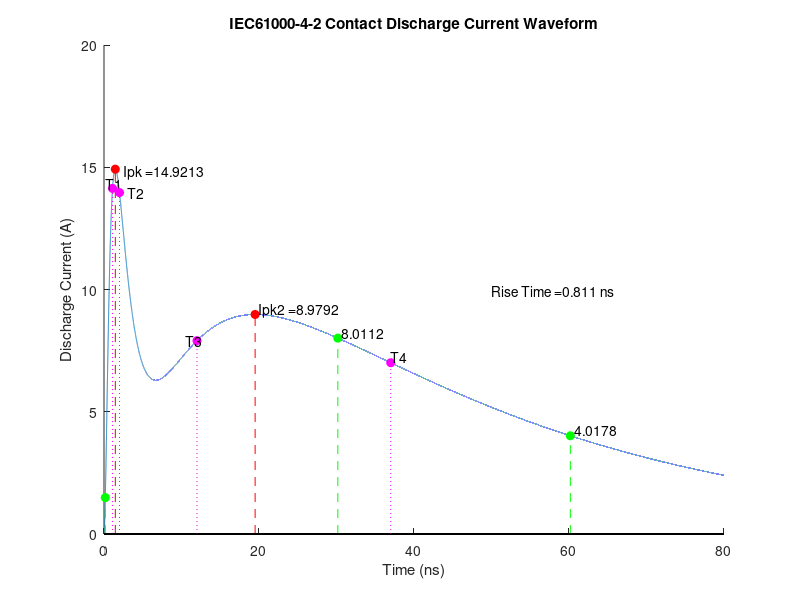
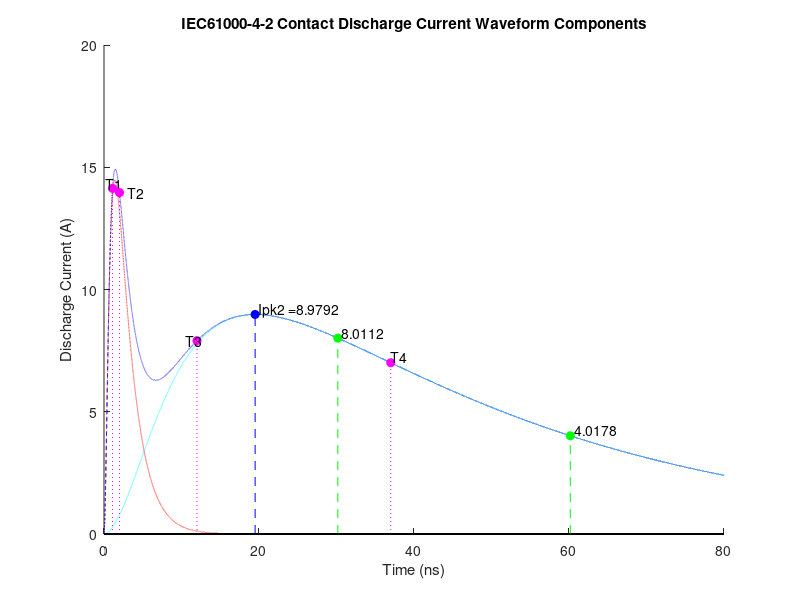

Reproduce these figures in MATLAB, in order.
%% IEC 61000-4-2 Curent Discharge Waveform for 4kV
% Code written by Sebastian Courtney
% Last updated: July 1, 2014

%% Clear out figures/variables and close open windows
clear all;
close all;
clc;

%% Enable Plots (1 = enable, 0 = disable)
firstPlot = 1;
secondPlot = 1;

%% Set time range and time step. (Modify later for user input?)
step = 0.001; % time step
tFin = 80; % end of time range
t = [0:step:tFin]; % 0<ns> to tFin<ns> in 0.001<ns> steps

%% Set equation inputs (Modify later for user input?)
n = 1.8;
I1 = 16.6; % [Amps] at 4kV
I2 = 9.3; % [Amps] at 4kV
T1 = 1.1; % Tau 1 [ns]
T2 = 2; % Tau 2 [ns]
T3 = 12; % Tau 3 [ns]
T4 = 37; % Tau 4 [ns]

%% Calculate constants k1 and k2
k1 = exp(-1*(T1/T2)*(n*(T2/T1))^(1/n)); % k1 constant
k2 = exp(-1*(T3/T4)*(n*(T4/T3))^(1/n)); % k2 constant

%% Generate waveform utilizing equation on Page 13 of IEC 61000-4-2
I = (I1.*((t./T1).^n).*exp(-t./T2))./(k1*(1+(t./T1).^n)) + (I2.*((t./T3).^n).*exp(-t./T4))./(k2*(1+(t./T3).^n));

%% Generate waveform components
Ia = I1.*((t./T1).^n).*exp(-t./T2)./(k1*(1+(t./T1).^n));
Ib = I2.*((t./T3).^n).*exp(-t./T4)./(k2*(1+(t./T3).^n));

%% Find and define first peak and its index.
[Ipk,pkIndex] = max(I);

%% Find and define indices for the points equivalent to 10% and 90% of Ipk
for k=1:pkIndex
    if I(k)<=(0.1*Ipk) && I(k+1)>(0.1*Ipk)
        tenpcnt = k; % Used for shifting the 30ns and 60ns measurements to correct "zero-reference"
    elseif I(k)<=(0.9*Ipk) && I(k+1)>(0.9*Ipk)
        ninetypcnt = k;
    end
end

tRise = t(ninetypcnt) - t(tenpcnt); % Calculate Rise Time using the previously defined points

%% Generate 2nd time range that starts at t(tenpcnt), for accurate "t=0" for 30ns and 60ns plots
t2 = [t(tenpcnt):step:(tFin+((tenpcnt-1)*step))];

difT = length(t) - length(t2);

%% Find and define index for second peak
for j=(pkIndex+1):(length(I)-1)
        if I(j)>I(j-1) && I(j)>I(j+1)
            pkIndex2 = j;
            break;
        end
end

%% Plotting Code

if firstPlot==1
% Set up figure for full screen, and to append new plots/stems
figure(1);
%set(1,'units','normalized','outerposition',[0 0 1 1]);
hold on

plot(t,I); % Plot main waveform onto figure

% Plot and label the first peak [Red]
stem(t(pkIndex),Ipk,'fill','--or');
text(t(pkIndex+(1/step)),Ipk-0.1,strcat('Ipk = ',num2str(Ipk)));

% Plot and label the second peak [Red]
stem(t(pkIndex2),I(pkIndex2),'fill','--or');
text(t(pkIndex2+(0.5/step)),I(pkIndex2)+0.2,strcat('Ipk2 = ',num2str(I(pkIndex2))));

% Plot and label the 30ns and 60ns points. [Green]
stem(t((30/step)+tenpcnt),I((30/step)+tenpcnt),'fill','--og');
text(t((30.5/step)+tenpcnt),I(30/step)+0.2,num2str(I((30/step)+tenpcnt)));
stem(t((60/step)+tenpcnt),I((60/step)+tenpcnt),'fill','--og');
text(t((60.5/step)+tenpcnt),I(60/step)+0.2,num2str(I((60/step)+tenpcnt)));

% Print Rise Time to the figure and plot point at 10% of Ipk [Green]
text(t(50/step),(Ipk*(2/3)),strcat('Rise Time =  ',num2str(tRise),' ns'));
stem(t(tenpcnt),I(tenpcnt),'fill','--og');

% Plot and label the points at t=Tau1:Tau4 (T1:T4) [Cyan]
stem(T1,I(T1/step),'fill',':om');
text(T1-0.85,I(T1/step)+0.2,'T1');
stem(T2,I(T2/step),'fill',':om');
text(T2+1,I(T2/step),'T2');
stem(T3,I(T3/step),'fill',':om');
text(T3-1.5,I(T3/step),'T3');
stem(T4,I(T4/step),'fill',':om');
text(T4,I(T4/step)+0.25,'T4');

% Set more figure properties
title('IEC61000-4-2 Contact Discharge Current Waveform');
xlabel('Time (ns)');
ylabel('Discharge Current (A)');
end

%% Second Figure - Waveform Components

if secondPlot==1
figure(2)
%set(2,'units','normalized','outerposition',[0 0 1 1]);
hold on
title('IEC61000-4-2 Contact Discharge Current Waveform Components');
xlabel('Time (ns)');
ylabel('Discharge Current (A)');

plot(t,Ia,'--r');
plot(t,Ib,'--c');
plot(t,I,'--b');

stem(T1,I(T1/step),'fill',':om');
text(T1-0.85,I(T1/step)+0.2,'T1');
stem(T2,I(T2/step),'fill',':om');
text(T2+1,I(T2/step),'T2');
stem(T3,I(T3/step),'fill',':om');
text(T3-1.5,I(T3/step),'T3');
stem(T4,I(T4/step),'fill',':om');
text(T4,I(T4/step)+0.25,'T4');

stem(t((30/step)+tenpcnt),I((30/step)+tenpcnt),'fill','--og');
text(t((30.5/step)+tenpcnt),I(30/step)+0.2,num2str(I((30/step)+tenpcnt)));
stem(t((60/step)+tenpcnt),I((60/step)+tenpcnt),'fill','--og');
text(t((60.5/step)+tenpcnt),I(60/step)+0.2,num2str(I((60/step)+tenpcnt)));

stem(t(pkIndex2),I(pkIndex2),'fill','--ob');
text(t(pkIndex2+(0.5/step)),I(pkIndex2)+0.2,strcat('Ipk2 = ',num2str(I(pkIndex2))));
end

%% Create data arrays for spectre simulation

for i=1:1:2*length(t)
    if mod(i,2)~=0
        S(i) = t((i+1)/2);
        S(i+1) = I((i+1)/2);
    end
end

spectre = zeros(length(t),2);
for i=1:length(t)
    %spectre(i,1) = '+';
    spectre(i,1) = t(i);
    spectre(i,2) = I(i);
end
